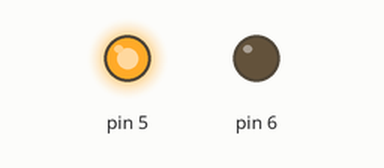
Recording of a sketch running on a simulated Arduino Uno, built with avr-gcc and run on an emulated ATmega328P. On the bench: output pins drawn as LEDs (lit = HIGH).

Above: at 1.0 s.
At 3.0 s:
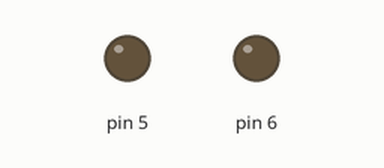
At 5.0 s:
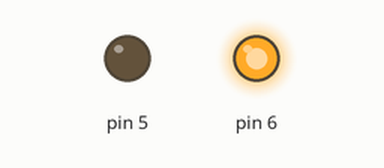
At 7.0 s:
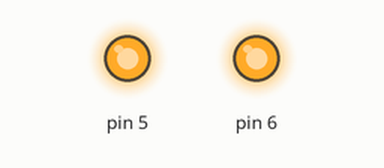
Timing chart, 0 to 10.4 s (numbered marks = the images above):
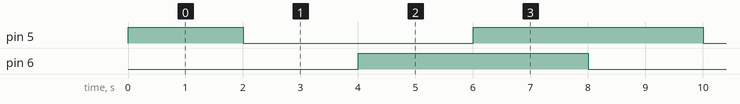

The sketch:

sketch_feb14a.ino
```cpp
void setup() {
  // put your setup code here, to run once:
  // 5,6 でモーター
  pinMode(5,OUTPUT);
  pinMode(6,OUTPUT);
  digitalWrite(5,HIGH);
  digitalWrite(6,HIGH);

}

void loop() {
  // put your main code here, to run repeatedly:

  digitalWrite(6,LOW);
  delay(2000);
  digitalWrite(5,LOW);
  delay(2000);
  digitalWrite(6,HIGH);
  delay(2000);
  digitalWrite(5,HIGH);
  delay(2000);

}
```

Measured:
- by itself, pin 5, pin 6: alternates HIGH for 4.0 s and LOW for 4.0 s
- by itself, everything shown: repeats every 8.0 s, in 4 steps
